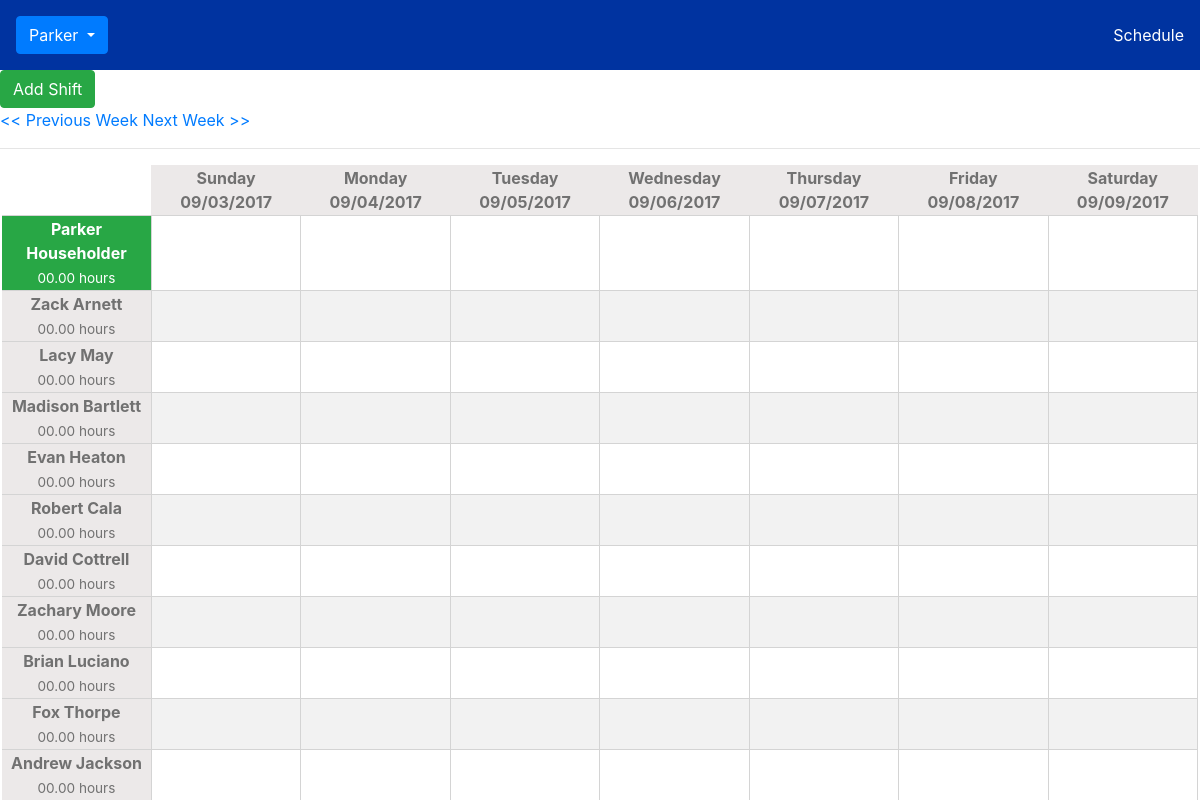
Screenshot of /home.php (signed in) with the database file from the repository.
### tables this page shows
CREATE TABLE EMPLOYEE
(
  employee_id int NOT NULL AUTO_INCREMENT,
  admin_tag int NOT NULL,
  first_name varchar(64) NOT NULL,
  last_name varchar(64) NOT NULL,
  email varchar(128) NOT NULL,
  phone_number varchar(16) NOT NULL,
  dob date NOT NULL,
  username varchar(64) NOT NULL,
  password varchar(64) NOT NULL,
  color varchar(16) NOT NULL,
  PRIMARY KEY (employee_id)
);

### session.php (called while the page is built, shortened)
<?php
  if($_SESSION['logged_in']){
    $employee_id = $_SESSION['employee_id'];
    $first_name = $_SESSION['first_name'];
    $admin_tag = $_SESSION['admin_tag'];
  }
  else {
    header("location: login.php");
  }
?>

### home.php (the view, shortened to what this page needs)
<!DOCTYPE html>
<html>
  <head>
    <?php include 'session.php'; ?>
    <link rel="stylesheet" href="https://maxcdn.bootstrapcdn.com/bootstrap/4.0.0-beta/css/bootstrap.min.css">
    <link rel="stylesheet" href="fonts/font-awesome/css/font-awesome.min.css">
    <link rel="stylesheet" href="css/main.css">
    <div class="navbar scheduler-navbar">
      <div class="btn-group">
        <button type="button" class="btn btn-primary dropdown-toggle" data-toggle="dropdown" aria-haspopup="true" aria-expanded="false">
          <?php echo $first_name; ?>
        </button>
      </div>
      <ul class="nav navbar-nav">
        <li><a id="show-scheduler" href="#">Schedule</a></li>
      </ul>
    </div>
  </head>
  <body>
    <div id="scheduler">
      <?php if($admin_tag == 1) { ?>
      <button class="btn btn-success" data-toggle="modal" data-target="#AddShift">Add Shift</button>
    <?php } ?>
    <?php
          if(isset($_GET['week'])) {
            $week = (int) $_GET['week'];
          }
          else {
            $week = (int) date('w');
          }
          $next_week_link = '<a href="?week='.($week + 1).'" class="control">Next Week >></a>';
          $previous_week_link = '<a href="?week='.($week - 1).'" class="control"><< 	Previous Week</a>';
          $controls = '<form method="get">'.$previous_week_link.'     '.$next_week_link.' </form>';
          echo $controls;
       ?>
      <hr>
      <div class="container-fluid schedule-view" style="padding-left: 2px; padding-right: 2px;">
        <?php
          include 'connection.php';
          $employees = $mysqli->query("SELECT * FROM EMPLOYEE");
          $date = date("Y-m-d");
          $weekofmonth = date('w');
          $dayofweek = date('w', strtotime($date));
        ?>
        <table style="width: 100%;" class="schedule-table">
          <tr class="week-days">
            <th style="background-color: white;"></th>
            <th>Sunday<br /> <?php echo date('m/d/Y', strtotime('-'.($dayofweek+ (7*($weekofmonth-$week))).' days')); ?></th>
            <th>Monday<br /> <?php echo date('m/d/Y', strtotime('-'.($dayofweek-1+ (7*($weekofmonth-$week))).' days')); ?></th>
            <th>Tuesday<br /> <?php echo date('m/d/Y', strtotime('-'.($dayofweek-2+ (7*($weekofmonth-$week))).' days')); ?></th>
            <th>Wednesday<br /><?php echo date('m/d/Y', strtotime('-'.($dayofweek-3+ (7*($weekofmonth-$week))).' days')); ?></th>
            <th>Thursday<br /> <?php echo date('m/d/Y', strtotime('-'.($dayofweek-4+ (7*($weekofmonth-$week))).' days')); ?></th>
            <th>Friday<br /> <?php echo date('m/d/Y', strtotime('-'.($dayofweek-5+ (7*($weekofmonth-$week))).' days')); ?></th>
            <th>Saturday<br /> <?php echo date('m/d/Y', strtotime('-'.($dayofweek-6+ (7*($weekofmonth-$week))).' days')); ?></th>
          </tr>
          <?php
            while($current_row = $employees->fetch_assoc()){  ?>
              <tr>
                <th <?php if($current_row['employee_id'] == $employee_id) { echo 'style="background-color: #28a745 !important; color: #fff !important;"'; } ?> id="employee-<?php echo $current_row['employee_id']; ?>-header"><?php echo $current_row['first_name'] . " " . $current_row['last_name']; ?></th>
                  <?php
                  $hours = new DateTime('00:00:00');
                   for ($i=0; $i < 7; $i++) {
                    include 'connection.php';
                    $employee_id1 = $current_row['employee_id'];
                    $shift_date = (string) date('Y-m-d', strtotime('-'.($dayofweek-$i+(7*($weekofmonth-$week))).' days'));
                    $shift = $mysqli->query("SELECT * FROM SHIFT WHERE employee_id = $employee_id1 AND shift_date = '".$shift_date."' ");
                    if($shift->num_rows > 0){
                      while($row = $shift->fetch_assoc()) { ?>
                        <td class="shift-block" style="background-color: <?php echo $current_row['color'] ?>">
                          <p>
                            <?php echo date('h:i A', strtotime($row['start_time'])) ?> - <?php echo date('h:i A', strtotime($row['end_time']))?>
                              <?php if($admin_tag == 1) { ?>
                              <a class="remove-item" data-shift-id="<?php echo $row['shift_id']; ?>" data-toggle="modal" data-target="#DoubleCheck">
                                <i class="fa fa-times" aria-hidden="true"></i>
                              </a>
                              <a class="edit-item" data-employee-id="<?php echo $current_row['employee_id']; ?>" data-shift-date="<?php echo $row['shift_date']; ?>" data-shift-id="<?php echo $row['shift_id']; ?>" data-start-time="<?php echo $row['start_time']; ?>" data-end-time="<?php echo $row['end_time']; ?>" data-toggle="modal" data-target="#EditShift">
                                <i class="fa fa-pencil" aria-hidden="true"></i>
                              </a>
                            <?php } ?>
                          </p>
                        </td>
                        <?php
                        $datetime = new DateTime($row['start_time']);
                        $datetime1 = new DateTime($row['end_time']);
                        $hours->add($datetime->diff($datetime1));
                      }
                    }
                    else { ?>
                      <td></td>
                <?php
                    }
                  } ?>
              </tr>
      <?php } ?>
        </table>
      </div>
    </div>
  </body>
</html>

### css/main.css (style rules this page uses)
.navbar { background-color: #0033A0; }
.scheduler-navbar.navbar { padding: 1rem; }
ul.navbar-nav li a { color: white; }
.schedule-table { table-layout: fixed; empty-cells: show; }
.schedule-table th, .schedule-table td { border-collapse: collapse; text-align: center; }
.schedule-table th { border-bottom: 1px solid #d4d4d4; background-color: #ece9e9; color: #717171; }
.schedule-table td { border: 1px solid #d4d4d4; height: 3rem; color: #e8e8e8; font-size: 1rem; }
.schedule-table tr:nth-child(odd) { background-color: #f2f2f2; }

### rows the page displays
employee: first_name "Parker", last_name "Householder"
employee: first_name "Zack", last_name "Arnett"
employee: first_name "Lacy", last_name "May", admin_tag 0 (drawn)
employee: first_name "Madison", last_name "Bartlett"
employee: first_name "Evan", last_name "Heaton", admin_tag 0 (drawn)
employee: first_name "Robert", last_name "Cala"
employee: first_name "David", last_name "Cottrell"
employee: first_name "Zachary", last_name "Moore"
employee: first_name "Brian", last_name "Luciano"
employee: first_name "Fox", last_name "Thorpe"
employee: first_name "Andrew", last_name "Jackson"

### other values shown
$first_name "Parker"
